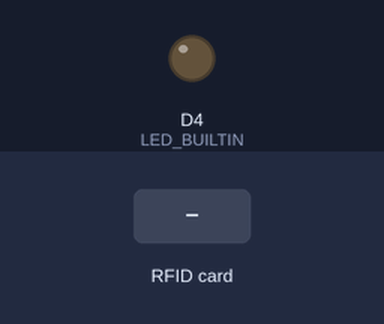
A sketch run on a simulated ESP8266 (NodeMCU). On the bench: output pins drawn as LEDs (lit = HIGH, except the on-board LED, lit = LOW). The inputs (shaded band) are chosen by the test bench. WiFi joins after 1.5 s; servers stay silent unless stated; uploads are accepted with an empty reply; what the sketch prints to the serial monitor is not drawn.

Above: at 4.5 s.
4.6 s: RFID card 5E 7A 19 C4 held to the reader
At 4.76 s:
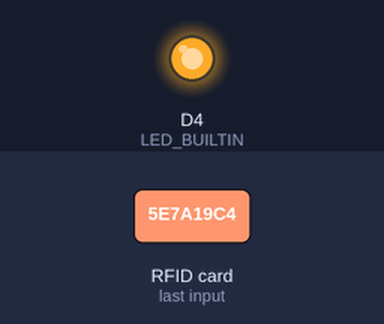
Timing chart, 0 to 7.6 s (numbered marks = the images above; inputs shaded):
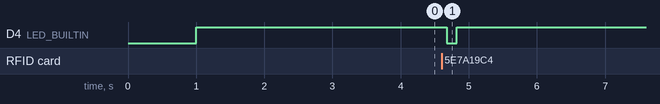

The sketch:

rfid_rc522.ino
```cpp
//*******************************libraries********************************
#include <ESP8266WiFi.h>
#include <WiFiClientSecure.h>
#include <ESP8266HTTPClient.h>
#include <SPI.h>
#include <MFRC522.h>

//************************************************************************
// NODEMCU GPIO WIRING:
// SDA -> D4
// RST -> D3
// SCK  -> D5
// MISO -> D6
// MOSI -> D7
// 3.3V -> 3V3
// GND  -> GND
//************************************************************************
#define SS_PIN   D2  // SDA -> D2
#define RST_PIN  D1  // RST -> D1

MFRC522 mfrc522(SS_PIN, RST_PIN);

//************************************************************************
/* Wi-Fi & Backend Server Credentials */
const char *ssid = "POSTANES WIFI";
const char *password = "Rechie@James!4!";
const char* device_token = "2c4f3c61aa79d533";

String URL = "https://thesis-project-production-5f87.up.railway.app/api/attendance/rfid-device";

// Track last card scanned and time to prevent duplicate rapid scans of the same card
String lastScannedUID = "";
unsigned long lastScanTime = 0;
const unsigned long SCAN_COOLDOWN_MS = 2000; // 2 seconds delay for same card

//************************************************************************
void setup() {
  delay(1000);
  Serial.begin(115200);

  // Onboard Blue LED setup
  pinMode(LED_BUILTIN, OUTPUT);
  digitalWrite(LED_BUILTIN, HIGH); // Turn OFF LED (Active LOW)

  // Initialize Standard Hardware SPI
  SPI.begin();
  delay(100);

  Serial.println(F("\n=================================================="));
  Serial.println(F("   NodeMCU RFID Attendance System (Continuous Scan) "));
  Serial.println(F("=================================================="));

  // Connect to Wi-Fi first
  connectToWiFi();

  // Initialize MFRC522 after Wi-Fi setup & boost antenna gain to MAX (48dB)
  initRFIDReader();

  Serial.println(F("\n[SYSTEM READY] Present your RFID Card / Keyfob near the reader..."));
}

//************************************************************************
void loop() {
  // Ensure Wi-Fi stays connected
  if (WiFi.status() != WL_CONNECTED) {
    connectToWiFi();
    initRFIDReader();
  }

  // Check for new card
  if (!mfrc522.PICC_IsNewCardPresent()) {
    delay(50);
    return;
  }

  // Read card serial
  if (!mfrc522.PICC_ReadCardSerial()) {
    delay(50);
    return;
  }

  // Build Card UID string (Decimal format used by database)
  String CardID = "";
  for (byte i = 0; i < mfrc522.uid.size; i++) {
    CardID += String(mfrc522.uid.uidByte[i]);
  }

  // Prevent double scanning the EXACT SAME card within 2 seconds
  unsigned long now = millis();
  if (CardID == lastScannedUID && (now - lastScanTime < SCAN_COOLDOWN_MS)) {
    // Same card tapped too quickly, ignore repeat
    mfrc522.PICC_HaltA();
    mfrc522.PCD_StopCrypto1();
    delay(100);
    return;
  }

  // Update last scan tracker
  lastScannedUID = CardID;
  lastScanTime = now;

  // Visual LED Flash Feedback on Card Scan (Blinks Blue LED)
  digitalWrite(LED_BUILTIN, LOW);  // Turn ON LED
  delay(150);
  digitalWrite(LED_BUILTIN, HIGH); // Turn OFF LED

  Serial.println(F("\n--------------------------------------------------"));
  Serial.print(F("🎉 CARD SCANNED! UID: "));
  Serial.println(CardID);

  // Send Card ID to Railway backend API
  SendCardID(CardID);

  // Reset card state and prepare reader for next card immediately
  mfrc522.PICC_HaltA();
  mfrc522.PCD_StopCrypto1();

  // Re-enable RF Field so next card scans reliably
  mfrc522.PCD_Init();
  mfrc522.PCD_SetAntennaGain(mfrc522.RxGain_max);
  mfrc522.PCD_AntennaOn();

  delay(500); // 0.5s pause before ready for next student
}

//************Initialize/Reset RFID Reader*************
void initRFIDReader() {
  mfrc522.PCD_Init();
  delay(50);
  mfrc522.PCD_SetAntennaGain(mfrc522.RxGain_max); // Set max gain (48dB) for best reading distance
  mfrc522.PCD_AntennaOn();

  byte version = mfrc522.PCD_ReadRegister(mfrc522.VersionReg);
  Serial.print(F("MFRC522 Firmware Version: 0x"));
  Serial.println(version, HEX);

  if (version == 0x91 || version == 0x92) {
    Serial.println(F(">>> SUCCESS! RC522 READER READY FOR CONTINUOUS SCANS! <<<"));
  } else {
    Serial.println(F("WARNING: RC522 check failed or loose wires!"));
  }
}

//************send the Card UID to the website*************
void SendCardID(String Card_uid) {
  Serial.println(F("Sending Card ID to Railway server..."));

  if (WiFi.status() == WL_CONNECTED) {
    WiFiClientSecure client;
    client.setInsecure(); // Required for HTTPS Railway domain

    HTTPClient http;
    Serial.print(F("Connecting to: "));
    Serial.println(URL);

    if (http.begin(client, URL)) {
      http.addHeader("Content-Type", "application/json");

      String jsonPayload = "{\"rfid_uid\":\"" + Card_uid + "\",\"device_token\":\"" + String(device_token) + "\"}";
      Serial.print(F("Payload: "));
      Serial.println(jsonPayload);

      int httpCode = http.POST(jsonPayload);
      String payload = http.getString();

      Serial.print(F("HTTP Response Code: "));
      Serial.println(httpCode);
      Serial.print(F("Server Payload: "));
      Serial.println(payload);

      http.end();
    } else {
      Serial.println(F("Failed to initiate HTTP connection."));
    }
  } else {
    Serial.println(F("Wi-Fi not connected! Cannot send scan."));
  }
}

//********************connect to the WiFi******************
void connectToWiFi() {
  WiFi.mode(WIFI_OFF);
  delay(300);
  WiFi.mode(WIFI_STA);
  Serial.print(F("Connecting to "));
  Serial.println(ssid);
  WiFi.begin(ssid, password);

  unsigned long startTime = millis();
  while (WiFi.status() != WL_CONNECTED && (millis() - startTime < 10000)) {
    delay(500);
    Serial.print(F("."));
  }
  Serial.println("");

  if (WiFi.status() == WL_CONNECTED) {
    Serial.println(F("Connected to Wi-Fi!"));
    Serial.print(F("IP address: "));
    Serial.println(WiFi.localIP());
  } else {
    Serial.println(F("Wi-Fi connection timed out. Retrying..."));
  }

  delay(300);
}
```

Measured:
- after the input at 4.6 s, D4 (LED_BUILTIN): HIGH → LOW after 0.08 s, → HIGH 0.15 s later
